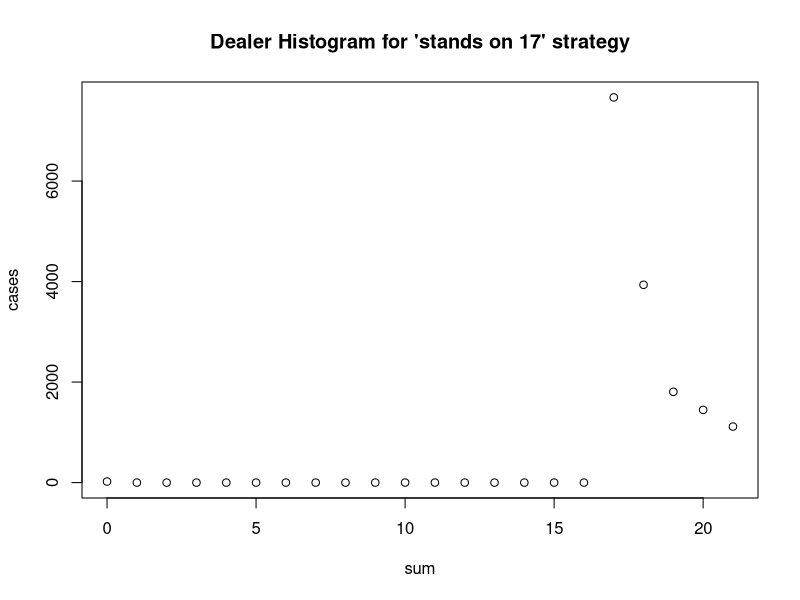

Source code (R):
both=read.csv("both.data", sep="\t")
jpeg("both.jpg")
plot(both,main="Dealer Histogram for 'stands on 17' strategy")
dev.off()

#hist(both$cases)
#jpeg("both-log.jpg")
#plot(both,main="Dealer Histogram for 'stands on 17' strategy",log="y")
#dev.off()
